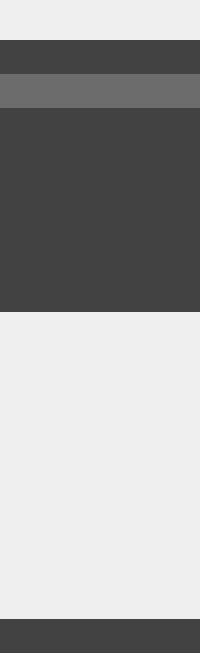
     <widget class="QWidget" name="icons_only_widget" native="true">
      <property name="minimumSize">
       <size>
        <width>50</width>
        <height>0</height>
       </size>
      </property>
      <property name="styleSheet">
       <string notr="true">#icons_only_widget{
	background-color:#424242;
}</string>
      </property>
      <layout class="QVBoxLayout" name="verticalLayout_2">
       <property name="spacing">
        <number>0</number>
       </property>
       <property name="leftMargin">
        <number>0</number>
       </property>
       <property name="topMargin">
        <number>0</number>
       </property>
       <property name="rightMargin">
        <number>0</number>
       </property>
       <property name="bottomMargin">
        <number>0</number>
       </property>
       <item>
        <layout class="QHBoxLayout" name="horizontalLayout_2">
         <item>
          <widget class="QLabel" name="logo">
           <property name="minimumSize">
            <size>
             <width>40</width>
             <height>40</height>
            </size>
           </property>
           <property name="maximumSize">
            <size>
             <width>40</width>
             <height>40</height>
            </size>
           </property>
           <property name="cursor">
            <cursorShape>BlankCursor</cursorShape>
           </property>
           <property name="styleSheet">
            <string notr="true">#logo{
	padding:5px;

}</string>
           </property>
           <property name="text">
            <string/>
           </property>
           <property name="pixmap">
            <pixmap resource="icons.qrc">:/icons/resources/logo.png</pixmap>
           </property>
           <property name="scaledContents">
            <bool>true</bool>
           </property>
          </widget>
         </item>
        </layout>
       </item>
       <item>
        <layout class="QVBoxLayout" name="verticalLayout">
         <property name="spacing">
          <number>0</number>
         </property>
         <item>
          <widget class="QPushButton" name="dashboard_btn1">
           <property name="cursor">
            <cursorShape>PointingHandCursor</cursorShape>
           </property>
           <property name="styleSheet">
            <string notr="true">#dashboard_btn1:hover{
	background-color:rgb(94, 94, 94);
}
#dashboard_btn1{
padding:10px;
background-color:#424242;
border:none;
}
#dashboard_btn1:checked{
	background-color:rgb(108, 108, 108);
}
</string>
           </property>
           <property name="text">
            <string/>
           </property>
           <property name="icon">
            <iconset resource="icons.qrc">
             <normaloff>:/icons/resources/dashboard.png</normaloff>:/icons/resources/dashboard.png</iconset>
           </property>
           <property name="checkable">
            <bool>true</bool>
           </property>
           <property name="autoExclusive">
            <bool>true</bool>
           </property>
          </widget>
         </item>
         <item>
          <widget class="QPushButton" name="income_btn1">
           <property name="cursor">
            <cursorShape>PointingHandCursor</cursorShape>
           </property>
           <property name="styleSheet">
            <string notr="true">#income_btn1:hover{
	background-color:rgb(94, 94, 94);
}
#income_btn1{
padding:10px; color:#fff;
background-color:#424242;
border:none;
}
#income_btn1:checked{
	background-color:rgb(108, 108, 108);
}</string>
           </property>
           <property name="text">
            <string/>
           </property>
           <property name="icon">
            <iconset resource="icons.qrc">
             <normaloff>:/icons/resources/income.png</normaloff>:/icons/resources/income.png</iconset>
           </property>
           <property name="checkable">
            <bool>true</bool>
           </property>
           <property name="checked">
            <bool>true</bool>
           </property>
           <property name="autoExclusive">
            <bool>true</bool>
           </property>
          </widget>
         </item>
         <item>
          <widget class="QPushButton" name="expense_btn1">
           <property name="cursor">
            <cursorShape>PointingHandCursor</cursorShape>
           </property>
           <property name="styleSheet">
            <string notr="true">#expense_btn1:hover{
	background-color:rgb(94, 94, 94);
}
#expense_btn1{
padding:10px; color:#fff;
background-color:#424242;
border:none;
}
#expense_btn1:checked{
	background-color:rgb(108, 108, 108);
}</string>
           </property>
           <property name="text">
            <string/>
           </property>
           <property name="icon">
            <iconset resource="icons.qrc">
             <normaloff>:/icons/resources/expense.png</normaloff>:/icons/resources/expense.png</iconset>
           </property>
           <property name="checkable">
            <bool>true</bool>
           </property>
           <property name="autoExclusive">
            <bool>true</bool>
           </property>
          </widget>
         </item>
         <item>
          <widget class="QPushButton" name="budget_btn1">
           <property name="cursor">
            <cursorShape>PointingHandCursor</cursorShape>
           </property>
           <property name="styleSheet">
            <string notr="true">#budget_btn1:hover{
	background-color:rgb(94, 94, 94);
}
#budget_btn1{
padding:10px; color:#fff;
background-color:#424242;
border:none;
}
#budget_btn1:checked{
	background-color:rgb(108, 108, 108);
}</string>
           </property>
           <property name="text">
            <string/>
           </property>
           <property name="icon">
            <iconset resource="icons.qrc">
             <normaloff>:/icons/resources/budget.png</normaloff>:/icons/resources/budget.png</iconset>
           </property>
           <property name="checkable">
            <bool>true</bool>
           </property>
           <property name="autoExclusive">
            <bool>true</bool>
           </property>
          </widget>
         </item>
         <item>
          <widget class="QPushButton" name="savings_btn1">
           <property name="cursor">
            <cursorShape>PointingHandCursor</cursorShape>
           </property>
           <property name="styleSheet">
            <string notr="true">#savings_btn1:hover{
	background-color:rgb(94, 94, 94);
}
#savings_btn1{
padding:10px; color:#fff;
background-color:#424242;
border:none;
}
#savings_btn1:checked{
	background-color:rgb(108, 108, 108);
}</string>
           </property>
           <property name="text">
            <string/>
           </property>
           <property name="icon">
            <iconset resource="icons.qrc">
             <normaloff>:/icons/resources/savings.png</normaloff>:/icons/resources/savings.png</iconset>
           </property>
           <property name="checkable">
            <bool>true</bool>
           </property>
           <property name="autoExclusive">
            <bool>true</bool>
           </property>
          </widget>
         </item>
         <item>
          <widget class="QPushButton" name="reports_btn1">
           <property name="cursor">
            <cursorShape>PointingHandCursor</cursorShape>
           </property>
           <property name="styleSheet">
            <string notr="true">#reports_btn1:hover{
	background-color:rgb(94, 94, 94);
}
#reports_btn1{
padding:10px; color:#fff;
background-color:#424242;
border:none;
}
#reports_btn1:checked{
	background-color:rgb(108, 108, 108);
}</string>
           </property>
           <property name="text">
            <string/>
           </property>
           <property name="icon">
            <iconset resource="icons.qrc">
             <normaloff>:/icons/resources/reports.png</normaloff>:/icons/resources/reports.png</iconset>
           </property>
           <property name="checkable">
            <bool>true</bool>
           </property>
           <property name="autoExclusive">
            <bool>true</bool>
           </property>
          </widget>
         </item>
         <item>
          <widget class="QPushButton" name="history_btn1">
           <property name="cursor">
            <cursorShape>PointingHandCursor</cursorShape>
           </property>
           <property name="styleSheet">
            <string notr="true">#history_btn1:hover{
	background-color:rgb(94, 94, 94);
}
#history_btn1{
padding:10px; color:#fff;
background-color:#424242;
border:none;
}
#history_btn1:checked{
	background-color:rgb(108, 108, 108);
}</string>
           </property>
           <property name="text">
            <string/>
           </property>
           <property name="icon">
            <iconset resource="icons.qrc">
             <normaloff>:/icons/resources/history.png</normaloff>:/icons/resources/history.png</iconset>
           </property>
           <property name="checkable">
            <bool>true</bool>
           </property>
           <property name="autoExclusive">
            <bool>true</bool>
           </property>
          </widget>
         </item>
         <item>
          <widget class="QPushButton" name="setting_btn1">
           <property name="cursor">
            <cursorShape>PointingHandCursor</cursorShape>
           </property>
           <property name="styleSheet">
            <string notr="true">#setting_btn1:hover{
	background-color:rgb(94, 94, 94);
}
#setting_btn1{
padding:10px; color:#fff;
background-color:#424242;
border:none;
}
#setting_btn1:checked{
	background-color:rgb(108, 108, 108);
}</string>
           </property>
           <property name="text">
            <string/>
           </property>
           <property name="icon">
            <iconset resource="icons.qrc">
             <normaloff>:/icons/resources/settings.png</normaloff>:/icons/resources/settings.png</iconset>
           </property>
           <property name="checkable">
            <bool>true</bool>
           </property>
           <property name="autoExclusive">
            <bool>true</bool>
           </property>
          </widget>
         </item>
        </layout>
       </item>
       <item>
        <spacer name="verticalSpacer">
         <property name="orientation">
          <enum>Qt::Vertical</enum>
         </property>
         <property name="sizeHint" stdset="0">
          <size>
           <width>20</width>
           <height>307</height>
          </size>
         </property>
        </spacer>
       </item>
       <item>
        <widget class="QPushButton" name="exit_btn1">
         <property name="styleSheet">
          <string notr="true">#exit_btn1:hover{
	background-color:rgb(94, 94, 94);
}
#exit_btn1{
padding:10px; color:#fff;
background-color:#424242;
border:none;
}
</string>
         </property>
         <property name="text">
          <string/>
         </property>
         <property name="icon">
          <iconset resource="icons.qrc">
           <normaloff>:/icons/resources/exit.png</normaloff>:/icons/resources/exit.png</iconset>
         </property>
        </widget>
       </item>
      </layout>
     </widget>
